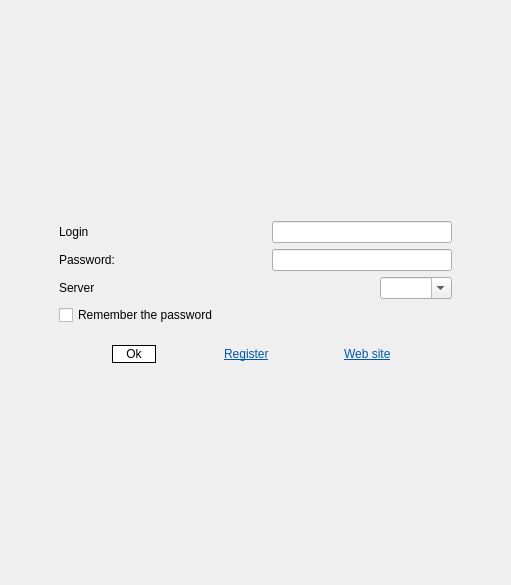
      <widget class="QWidget" name="page">
       <property name="styleSheet">
        <string notr="true">background-image: url(:/images/background.png);</string>
       </property>
       <layout class="QVBoxLayout" name="verticalLayout_3">
        <property name="spacing">
         <number>0</number>
        </property>
        <property name="margin">
         <number>0</number>
        </property>
        <item>
         <spacer name="verticalSpacer_login_2">
          <property name="orientation">
           <enum>Qt::Vertical</enum>
          </property>
          <property name="sizeHint" stdset="0">
           <size>
            <width>20</width>
            <height>197</height>
           </size>
          </property>
         </spacer>
        </item>
        <item>
         <layout class="QHBoxLayout" name="horizontalLayout_login_1">
          <item>
           <spacer name="horizontalSpacer_login_8">
            <property name="orientation">
             <enum>Qt::Horizontal</enum>
            </property>
            <property name="sizeHint" stdset="0">
             <size>
              <width>40</width>
              <height>20</height>
             </size>
            </property>
           </spacer>
          </item>
          <item>
           <widget class="QFrame" name="frame_login_2">
            <property name="minimumSize">
             <size>
              <width>431</width>
              <height>191</height>
             </size>
            </property>
            <property name="maximumSize">
             <size>
              <width>431</width>
              <height>191</height>
             </size>
            </property>
            <property name="styleSheet">
             <string notr="true">background-image: url(:/images/background-dialog.png);</string>
            </property>
            <layout class="QHBoxLayout" name="horizontalLayout_6">
             <property name="spacing">
              <number>0</number>
             </property>
             <property name="margin">
              <number>0</number>
             </property>
             <item>
              <widget class="QFrame" name="frame_login">
               <property name="minimumSize">
                <size>
                 <width>411</width>
                 <height>161</height>
                </size>
               </property>
               <property name="maximumSize">
                <size>
                 <width>411</width>
                 <height>161</height>
                </size>
               </property>
               <property name="styleSheet">
                <string notr="true">background-image: url(:/images/empty.png);</string>
               </property>
               <property name="frameShape">
                <enum>QFrame::NoFrame</enum>
               </property>
               <property name="frameShadow">
                <enum>QFrame::Raised</enum>
               </property>
               <layout class="QVBoxLayout" name="verticalLayout">
                <item>
                 <layout class="QHBoxLayout" name="horizontalLayout_login_2">
                  <item>
                   <widget class="QLabel" name="label_login_login">
                    <property name="text">
                     <string>Login</string>
                    </property>
                   </widget>
                  </item>
                  <item>
                   <spacer name="horizontalSpacer_login_7">
                    <property name="orientation">
                     <enum>Qt::Horizontal</enum>
                    </property>
                    <property name="sizeHint" stdset="0">
                     <size>
                      <width>40</width>
                      <height>20</height>
                     </size>
                    </property>
                   </spacer>
                  </item>
                  <item>
                   <widget class="QLineEdit" name="lineEditLogin">
                    <property name="minimumSize">
                     <size>
                      <width>180</width>
                      <height>0</height>
                     </size>
                    </property>
                    <property name="maximumSize">
                     <size>
                      <width>180</width>
                      <height>16777215</height>
                     </size>
                    </property>
                    <property name="styleSheet">
                     <string notr="true">background-image: url(:/images/light-white.png);
border-image: url(:/images/empty.png);</string>
                    </property>
                   </widget>
                  </item>
                 </layout>
                </item>
                <item>
                 <layout class="QHBoxLayout" name="horizontalLayout_login_3">
                  <item>
                   <widget class="QLabel" name="label_login_pass">
                    <property name="text">
                     <string>Password:</string>
                    </property>
                   </widget>
                  </item>
                  <item>
                   <spacer name="horizontalSpacer_login_2">
                    <property name="orientation">
                     <enum>Qt::Horizontal</enum>
                    </property>
                    <property name="sizeHint" stdset="0">
                     <size>
                      <width>40</width>
                      <height>20</height>
                     </size>
                    </property>
                   </spacer>
                  </item>
                  <item>
                   <widget class="QLineEdit" name="lineEditPass">
                    <property name="minimumSize">
                     <size>
                      <width>180</width>
                      <height>0</height>
                     </size>
                    </property>
                    <property name="maximumSize">
                     <size>
                      <width>180</width>
                      <height>16777215</height>
                     </size>
                    </property>
                    <property name="styleSheet">
                     <string notr="true">background-image: url(:/images/light-white.png);
border-image: url(:/images/empty.png);</string>
                    </property>
                    <property name="echoMode">
                     <enum>QLineEdit::Password</enum>
                    </property>
                   </widget>
                  </item>
                 </layout>
                </item>
                <item>
                 <layout class="QHBoxLayout" name="horizontalLayout_2">
                  <item>
                   <widget class="QLabel" name="label">
                    <property name="text">
                     <string>Server</string>
                    </property>
                   </widget>
                  </item>
                  <item>
                   <spacer name="horizontalSpacer">
                    <property name="orientation">
                     <enum>Qt::Horizontal</enum>
                    </property>
                    <property name="sizeHint" stdset="0">
                     <size>
                      <width>40</width>
                      <height>20</height>
                     </size>
                    </property>
                   </spacer>
                  </item>
                  <item>
                   <widget class="QComboBox" name="comboBoxServerList">
                    <property name="styleSheet">
                     <string notr="true">background-image: url(:/images/light-white.png);
border-image: url(:/images/empty.png);</string>
                    </property>
                    <property name="editable">
                     <bool>true</bool>
                    </property>
                    <property name="insertPolicy">
                     <enum>QComboBox::InsertAtTop</enum>
                    </property>
                    <property name="duplicatesEnabled">
                     <bool>true</bool>
                    </property>
                   </widget>
                  </item>
                 </layout>
                </item>
                <item>
                 <widget class="QCheckBox" name="checkBoxRememberPassword">
                  <property name="text">
                   <string>Remember the password</string>
                  </property>
                 </widget>
                </item>
                <item>
                 <spacer name="verticalSpacer_login">
                  <property name="orientation">
                   <enum>Qt::Vertical</enum>
                  </property>
                  <property name="sizeHint" stdset="0">
                   <size>
                    <width>20</width>
                    <height>72</height>
                   </size>
                  </property>
                 </spacer>
                </item>
                <item>
                 <layout class="QHBoxLayout" name="horizontalLayout_login_4">
                  <item>
                   <spacer name="horizontalSpacer_login_3">
                    <property name="orientation">
                     <enum>Qt::Horizontal</enum>
                    </property>
                    <property name="sizeHint" stdset="0">
                     <size>
                      <width>40</width>
                      <height>20</height>
                     </size>
                    </property>
                   </spacer>
                  </item>
                  <item>
                   <widget class="QPushButton" name="pushButtonTryLogin">
                    <property name="styleSheet">
                     <string notr="true">border-radius: 15px;
border-color:#000;
border: 1px solid #000;
background-color: rgb(255, 255, 255);
padding:1px 10px;</string>
                    </property>
                    <property name="text">
                     <string> Ok </string>
                    </property>
                    <property name="flat">
                     <bool>true</bool>
                    </property>
                   </widget>
                  </item>
                  <item>
                   <spacer name="horizontalSpacer_login_5">
                    <property name="orientation">
                     <enum>Qt::Horizontal</enum>
                    </property>
                    <property name="sizeHint" stdset="0">
                     <size>
                      <width>40</width>
                      <height>20</height>
                     </size>
                    </property>
                   </spacer>
                  </item>
                  <item>
                   <widget class="QLabel" name="label_login_register">
                    <property name="styleSheet">
                     <string notr="true">background-image: url(:/images/light-white.png);
padding: 0 5px;</string>
                    </property>
                    <property name="text">
                     <string>&lt;!DOCTYPE HTML PUBLIC &quot;-//W3C//DTD HTML 4.0//EN&quot; &quot;http://www.w3.org/TR/REC-html40/strict.dtd&quot;&gt;
&lt;html&gt;&lt;head&gt;&lt;meta name=&quot;qrichtext&quot; content=&quot;1&quot; /&gt;&lt;style type=&quot;text/css&quot;&gt;
p, li { white-space: pre-wrap; }
&lt;/style&gt;&lt;/head&gt;&lt;body style=&quot; font-family:'Sans Serif'; font-size:9pt; font-weight:400; font-style:normal;&quot;&gt;
&lt;p style=&quot; margin-top:0px; margin-bottom:0px; margin-left:0px; margin-right:0px; -qt-block-indent:0; text-indent:0px;&quot;&gt;&lt;a href=&quot;https://pokecraft.first-world.info/ucp.php?mode=register&quot;&gt;&lt;span style=&quot; text-decoration: underline; color:#0057ae;&quot;&gt;Register&lt;/span&gt;&lt;/a&gt;&lt;/p&gt;&lt;/body&gt;&lt;/html&gt;</string>
                    </property>
                    <property name="openExternalLinks">
                     <bool>true</bool>
                    </property>
                   </widget>
                  </item>
                  <item>
                   <spacer name="horizontalSpacer_login_6">
                    <property name="orientation">
                     <enum>Qt::Horizontal</enum>
                    </property>
                    <property name="sizeHint" stdset="0">
                     <size>
                      <width>40</width>
                      <height>20</height>
                     </size>
                    </property>
                   </spacer>
                  </item>
                  <item>
                   <widget class="QLabel" name="label_login_website">
                    <property name="styleSheet">
                     <string notr="true">background-image: url(:/images/light-white.png);
padding: 0 5px;</string>
                    </property>
                    <property name="text">
                     <string>&lt;!DOCTYPE HTML PUBLIC &quot;-//W3C//DTD HTML 4.0//EN&quot; &quot;http://www.w3.org/TR/REC-html40/strict.dtd&quot;&gt;
&lt;html&gt;&lt;head&gt;&lt;meta name=&quot;qrichtext&quot; content=&quot;1&quot; /&gt;&lt;style type=&quot;text/css&quot;&gt;
p, li { white-space: pre-wrap; }
&lt;/style&gt;&lt;/head&gt;&lt;body style=&quot; font-family:'Sans Serif'; font-size:9pt; font-weight:400; font-style:normal;&quot;&gt;
&lt;p style=&quot; margin-top:0px; margin-bottom:0px; margin-left:0px; margin-right:0px; -qt-block-indent:0; text-indent:0px;&quot;&gt;&lt;a href=&quot;https://pokecraft.first-world.info/ucp.php?mode=register&quot;&gt;&lt;span style=&quot; text-decoration: underline; color:#0057ae;&quot;&gt;Web site&lt;/span&gt;&lt;/a&gt;&lt;/p&gt;&lt;/body&gt;&lt;/html&gt;</string>
                    </property>
                    <property name="openExternalLinks">
                     <bool>true</bool>
                    </property>
                   </widget>
                  </item>
                  <item>
                   <spacer name="horizontalSpacer_login_4">
                    <property name="orientation">
                     <enum>Qt::Horizontal</enum>
                    </property>
                    <property name="sizeHint" stdset="0">
                     <size>
                      <width>40</width>
                      <height>20</height>
                     </size>
                    </property>
                   </spacer>
                  </item>
                 </layout>
                </item>
               </layout>
              </widget>
             </item>
            </layout>
           </widget>
          </item>
          <item>
           <spacer name="horizontalSpacer_login_9">
            <property name="orientation">
             <enum>Qt::Horizontal</enum>
            </property>
            <property name="sizeHint" stdset="0">
             <size>
              <width>40</width>
              <height>20</height>
             </size>
            </property>
           </spacer>
          </item>
         </layout>
        </item>
        <item>
         <spacer name="verticalSpacer_login_3">
          <property name="orientation">
           <enum>Qt::Vertical</enum>
          </property>
          <property name="sizeHint" stdset="0">
           <size>
            <width>20</width>
            <height>197</height>
           </size>
          </property>
         </spacer>
        </item>
       </layout>
      </widget>
